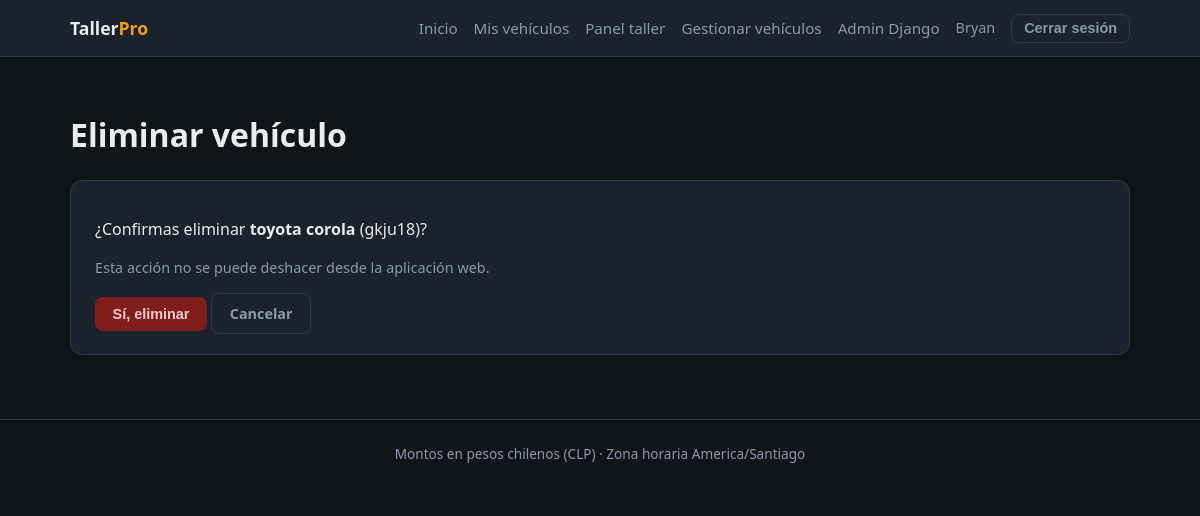
Screenshot of /vehiculos/taller/1/eliminar/ (signed in) with the database file from the repository.
### vehiculos/models.py (models this page shows, shortened)
class Vehiculo(models.Model):
    marca = models.CharField(max_length=80)
    modelo = models.CharField(max_length=80)
    patente = models.CharField(
        max_length=20,
        unique=True,
        db_index=True,
        help_text="Identificador único del vehículo (Chile: patente).",
    )
    propietario = models.ForeignKey(
        settings.AUTH_USER_MODEL,
        on_delete=models.PROTECT,
        related_name="vehiculos",
        null=True,
        blank=True,
        help_text="Usuario cliente al que se asigna el vehículo.",
    )
    presupuesto_reparacion = models.PositiveIntegerField(
        validators=[MinValueValidator(0)],
        help_text="Monto estimado en pesos chilenos (CLP), sin decimales.",
    )
    fecha_ingreso = models.DateField()
    estado_reparacion = models.CharField(
        max_length=20,
        choices=EstadoReparacion.choices,
        default=EstadoReparacion.PENDIENTE,
        db_index=True,
    )
    notas_internas = models.TextField(blank=True)
    objects = VehicleManager()
    class Meta:
        ordering = ["-fecha_ingreso", "patente"]
        verbose_name = "vehículo"
        verbose_name_plural = "vehículos"
        indexes = [
            models.Index(fields=["estado_reparacion", "fecha_ingreso"]),
        ]

### vehiculos/views.py (the view, shortened to what this page needs)
# urls.py: path("taller/<int:pk>/eliminar/", views.VehiculoDeleteView.as_view(), name="admin_eliminar"),
class VehiculoDeleteView(StaffRequiredMixin, DeleteView):
    model = Vehiculo
    template_name = "vehiculos/admin_confirmar_borrar.html"
    success_url = reverse_lazy("vehiculos:admin_lista")

### vehiculos/managers.py (called while the page is built)
    def get_queryset(self):
        return VehicleQuerySet(self.model, using=self._db)

### vehiculos/views.py (called while the page is built)
    def test_func(self):
        return self.request.user.is_authenticated and self.request.user.is_staff

### templates/vehiculos/admin_confirmar_borrar.html (shortened to what this page needs)
{% extends "base.html" %}
{% block content %}
<h1>Eliminar vehículo</h1>
<div class="card">
  <p>¿Confirmas eliminar <strong>{{ object.marca }} {{ object.modelo }}</strong> ({{ object.patente }})?</p>
  <p class="muted">Esta acción no se puede deshacer desde la aplicación web.</p>
  <form method="post">
    <button type="submit" class="btn btn-danger">Sí, eliminar</button>
    <a href="{% url 'vehiculos:admin_lista' %}" class="btn btn-ghost">Cancelar</a>
  </form>
</div>
{% endblock %}

### templates/base.html (shortened to what this page needs)
{% load static %}
<!DOCTYPE html>
<html lang="es-cl">
<head>
  <link rel="stylesheet" href="{% static 'css/taller.css' %}">
</head>
<body>
  <header class="site-header">
    <div class="wrap inner">
      <a class="brand" href="{% url 'home' %}">Taller<span>Pro</span></a>
      <nav class="nav">
        <a href="{% url 'home' %}">Inicio</a>
        {% if user.is_authenticated %}
          <a href="{% url 'vehiculos:mis_vehiculos' %}">Mis vehículos</a>
          {% if user.is_staff %}
            <a href="{% url 'vehiculos:panel_taller' %}">Panel taller</a>
            <a href="{% url 'vehiculos:admin_lista' %}">Gestionar vehículos</a>
            <a href="{% url 'admin:index' %}">Admin Django</a>
          {% endif %}
          <span class="muted">{{ user.username }}</span>
          <form action="{% url 'logout' %}" method="post" style="display:inline;">
            <button type="submit" class="btn btn-ghost" style="padding:0.35rem 0.75rem;">Cerrar sesión</button>
          </form>
        {% else %}
          <a href="{% url 'login' %}">Iniciar sesión</a>
          <a href="{% url 'register' %}" class="btn btn-primary" style="padding:0.35rem 0.75rem;">Registrarse</a>
        {% endif %}
      </nav>
    </div>
  </header>
  <main>
    <div class="wrap">
      {% block content %}{% endblock %}
    </div>
  </main>
  <footer class="site-footer">
    <div class="wrap">Montos en pesos chilenos (CLP) · Zona horaria America/Santiago</div>
  </footer>
</body>
</html>

### static/css/taller.css (style rules this page uses)
:root { --bg: #0f1419; --surface: #1a222c; --border: #2d3a47; --text: #e8edf2; --muted: #8b9aab; --accent: #f59e0b; --accent-dim: #b45309; --success: #34d399; --danger: #f87171; }
* { box-sizing: border-box; }
body { margin: 0; min-height: 100vh; font-family: "Segoe UI", system-ui, sans-serif; background: var(--bg); color: var(--text); line-height: 1.5; }
a { color: var(--accent); text-decoration: none; }
.wrap { max-width: 1100px; margin: 0 auto; padding: 0 1.25rem; }
.site-header { background: var(--surface); border-bottom: 1px solid var(--border); padding: 0.85rem 0; }
.site-header .inner { display: flex; align-items: center; justify-content: space-between; gap: 1rem; flex-wrap: wrap; }
.brand { font-weight: 700; font-size: 1.1rem; color: var(--text); text-decoration: none; }
.brand span { color: var(--accent); }
.nav { display: flex; gap: 1rem; align-items: center; flex-wrap: wrap; }
.nav a { color: var(--muted); font-size: 0.95rem; }
main { padding: 2rem 0 3rem; }
.btn { display: inline-block; padding: 0.55rem 1.1rem; border-radius: 8px; font-weight: 600; font-size: 0.9rem; border: none; cursor: pointer; text-decoration: none; }
.btn-ghost { background: transparent; color: var(--muted); border: 1px solid var(--border); }
.btn-danger { background: #7f1d1d; color: #fecaca; }
.card { background: var(--surface); border: 1px solid var(--border); border-radius: 12px; padding: 1.25rem 1.5rem; margin-bottom: 1rem; }
.muted { color: var(--muted); font-size: 0.9rem; }
footer.site-footer { border-top: 1px solid var(--border); padding: 1.5rem 0; color: var(--muted); font-size: 0.85rem; text-align: center; }

### rows the page displays
Vehiculo: marca "toyota", modelo "corola", patente "gkju18"

### other values shown
{{ user.username }} "Bryan"
